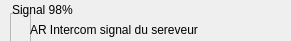
            <widget class="QWidget" name="server_signal" native="true">
             <property name="minimumSize">
              <size>
               <width>291</width>
               <height>41</height>
              </size>
             </property>
             <property name="maximumSize">
              <size>
               <width>291</width>
               <height>41</height>
              </size>
             </property>
             <property name="styleSheet">
              <string notr="true"/>
             </property>
             <widget class="QFrame" name="signal_icon">
              <property name="geometry">
               <rect>
                <x>10</x>
                <y>13</y>
                <width>21</width>
                <height>31</height>
               </rect>
              </property>
              <property name="styleSheet">
               <string notr="true">background-image: url(:/cils/cils/cil-rss.png);
background-repeat: no-repeat;
background-position: left center;</string>
              </property>
              <property name="frameShape">
               <enum>QFrame::StyledPanel</enum>
              </property>
              <property name="frameShadow">
               <enum>QFrame::Raised</enum>
              </property>
             </widget>
             <widget class="QLabel" name="label_top">
              <property name="geometry">
               <rect>
                <x>12</x>
                <y>-2</y>
                <width>241</width>
                <height>23</height>
               </rect>
              </property>
              <property name="text">
               <string>Signal 98%</string>
              </property>
             </widget>
             <widget class="QLabel" name="label_bottom">
              <property name="geometry">
               <rect>
                <x>30</x>
                <y>20</y>
                <width>221</width>
                <height>20</height>
               </rect>
              </property>
              <property name="text">
               <string>AR Intercom signal du sereveur</string>
              </property>
             </widget>
            </widget>
